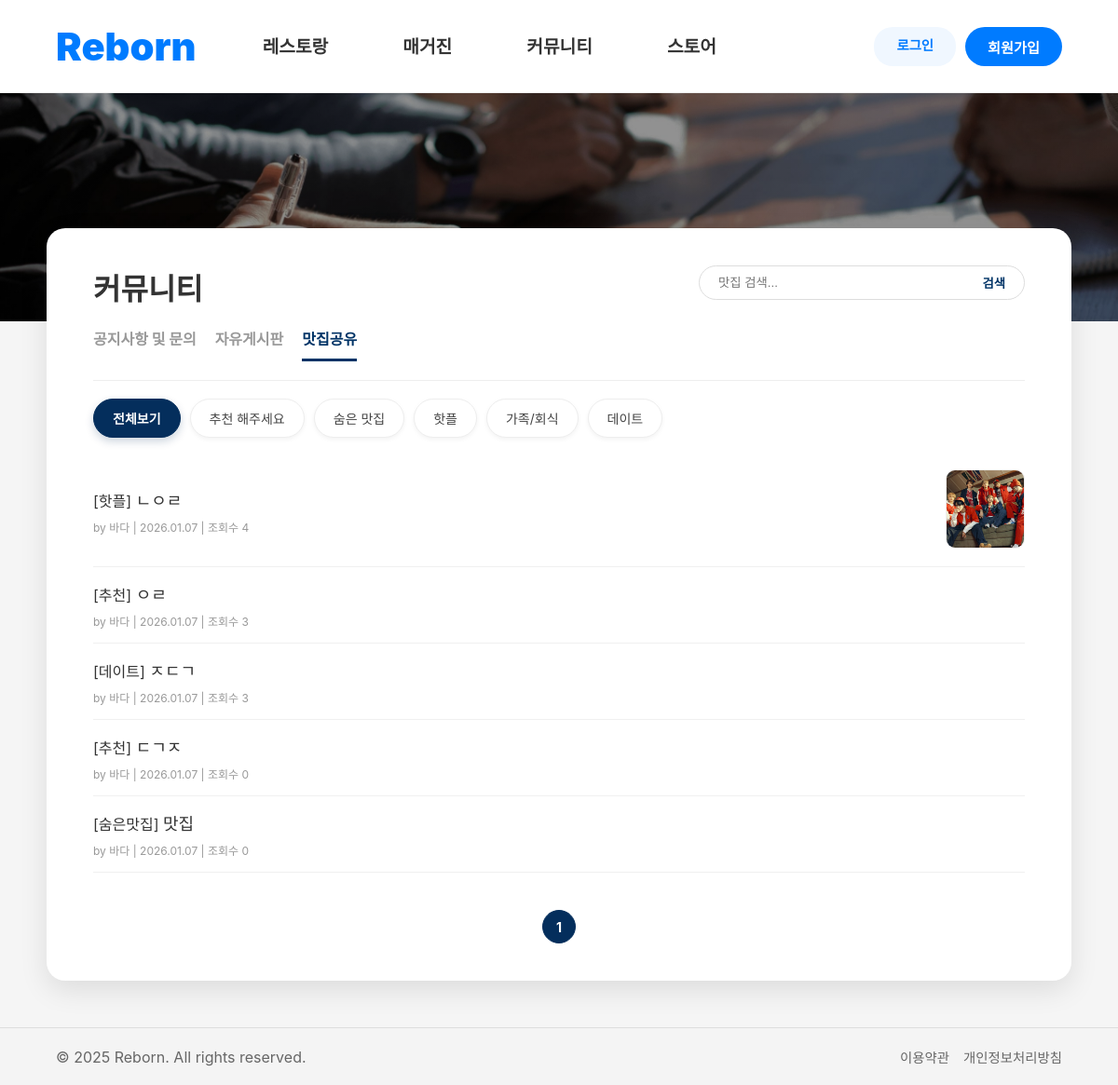
/board/map/, run on the app's committed database.
### board/models.py (models this page shows, shortened)
class Post(models.Model):
    title = models.CharField(max_length=200)
    content = models.TextField()
    author = models.CharField(max_length=50, default='익명')
    created_at = models.DateTimeField(auto_now_add=True)
    views = models.PositiveIntegerField(default=0)
    likes = models.PositiveIntegerField(default=0)
    category = models.CharField(max_length=20, default='general')
    topic = models.CharField(max_length=20, null=True, blank=True)

class PostImage(models.Model):
    post = models.ForeignKey(Post, on_delete=models.CASCADE, related_name='images')
    image = models.ImageField(upload_to='board/multi/', null=True, blank=True)

### board/views.py (the view)
# urls.py: path('map/', views.map, name='map'),
def map(request):
    all_posts = Post.objects.filter(category='map').order_by('-created_at')
    topic_list = Post.objects.filter(category='map').values_list('topic', flat=True).distinct()
    topic_filter = request.GET.get('topic', '')
    search_kw = request.GET.get('search', '')
    if topic_filter:
        all_posts = all_posts.filter(topic=topic_filter)
    if search_kw:
        all_posts = all_posts.filter(
            Q(title__icontains=search_kw) | Q(content__icontains=search_kw)
        ).distinct()
    paginator = Paginator(all_posts, 10)
    page_number = request.GET.get('page')
    page_obj = paginator.get_page(page_number)
    return render(request, 'board/map.html', {
        'posts': page_obj,
        'search_kw': search_kw,
        'current_topic': topic_filter,
        'topic_list': topic_list,
    })

### board/templates/board/map.html (shortened to what this page needs)
{% extends "base.html" %}
{% load static %} {% block css %}
<link rel='stylesheet' href="{% static 'css/map.css' %}">
{% endblock css %}
{% block body %}
<div class="board-wrapper">
    <div class="top-hero"></div>
    <div class="main-container">
        <div class="board-header">
            <div class="header-left">
                <h1 class="title"><strong></strong> 커뮤니티</h1>
                <nav class="tab-menu">
                    <a href="{% url 'board:noticelist' %}">공지사항 및 문의</a>
                    <a href="/board/blist/">자유게시판</a>
                    <a href="/board/map/" class="active">맛집공유</a>
                </nav>
            </div>
            <div class="header-right">
                <form action="{% url 'board:map' %}" method="GET" class="search-box">
                    <input type="text" name="search" value="{{ search_kw|default:'' }}" placeholder="맛집 검색...">
                    <button type="submit">검색</button>
                </form>
            </div>
        </div>
        <div class="filter-and-action">
            <div class="filter-buttons">
                <a href="{% url 'board:map' %}?topic=" class="btn {% if not current_topic %}active{% endif %}">전체보기</a>
                <a href="{% url 'board:map' %}?topic=free" class="btn {% if current_topic == 'free' %}active{% endif %}">추천 해주세요</a>
                <a href="{% url 'board:map' %}?topic=hidden_gem" class="btn {% if current_topic == 'hidden_gem' %}active{% endif %}">숨은 맛집</a>
                <a href="{% url 'board:map' %}?topic=report" class="btn {% if current_topic == 'report' %}active{% endif %}">핫플</a>
                <a href="{% url 'board:map' %}?topic=family" class="btn {% if current_topic == 'family' %}active{% endif %}">가족/회식 </a>
                <a href="{% url 'board:map' %}?topic=honey_tip" class="btn {% if current_topic == 'honey_tip' %}active{% endif %}">데이트</a>
            </div>
        </div>
        <div class="post-list">
            {% for post in posts %}
            <div class="post-item"> <div class="post-info">
                    <div class="post-content">
                        <span class="topic-tag">
                            {% if post.topic == 'free' %} [추천]
                            {% elif post.topic == 'hidden_gem' %} [숨은맛집]
                            {% elif post.topic == 'report' %} [핫플]
                            {% elif post.topic == 'family' %} [모임]
                            {% elif post.topic == 'honey_tip' %} [데이트]
                            {% endif %}
                        </span>
                        <a href="{% url 'board:bview' post.id %}" class="post-title">{{ post.title }}</a>
                    </div>
                    <div class="post-meta">
                        by {{ post.author }} | {{ post.created_at|date:"Y.m.d" }} | 조회수 {{ post.views }}
                    </div>
                </div>
                {% if post.images.all %}
                <div class="post-thumbnail">
                    <a href="{% url 'board:bview' post.id %}">
                        <img src="{{ post.images.all.0.image.url }}" alt="썸네일">
                    </a>
                </div>
                {% endif %}
            </div>
            {% empty %}
            <div class="no-post">등록된 게시글이 없습니다.</div>
            {% endfor %}
        </div>
        <div class="pagination">
            {% for num in posts.paginator.page_range %}
                <a href="?page={{ num }}{% if current_topic %}&topic={{ current_topic }}{% endif %}{% if search_kw %}&search={{ search_kw }}{% endif %}" class="num {% if posts.number == num %}active{% endif %}">{{ num }}</a>
            {% endfor %}
        </div>
    </div>
</div>
{% endblock body %}

### static/css/common.css (style rules this page uses)
* { margin: 0; padding: 0; box-sizing: border-box; }
body { font-family: 'Pretendard', sans-serif; display: flex; flex-direction: column; min-height: 100vh; }
a { text-decoration: none; color: inherit; }

### static/css/map.css (style rules this page uses)
body { margin: 0; padding: 0; background-color: #f5f5f5; font-family: 'Pretendard', -apple-system, sans-serif; color: #333; }
.top-hero { background-image: linear-gradient(rgba(0, 0, 0, 0.4), rgba(0, 0, 0, 0.4)), url('../images/common/back_community.jpg'); background-size: cover; background-position: center; background-repeat: no-repeat; height: 245px; width: 100%; }
.main-container { max-width: 1100px; margin: -100px auto 50px; background: #ffffff; border-radius: 20px; padding: 40px 50px; box-shadow: 0 10px 30px rgba(0,0,0,0.1); position: relative; z-index: 10; }
.board-header { display: flex; justify-content: space-between; border-bottom: 1px solid #eee; padding-bottom: 20px; }
.tab-menu { display: flex; gap: 20px; margin-top: 20px; }
.tab-menu a { text-decoration: none; color: #999; font-weight: bold; padding-bottom: 10px; }
.tab-menu a.active { color: #003366; border-bottom: 3px solid #003366; }
.filter-and-action { display: flex; justify-content: space-between; align-items: center; margin: 19px 0; }
.filter-buttons { display: flex; flex-wrap: wrap; gap: 10px; }
.filter-buttons .btn { padding: 10px 20px; border: 1px solid #eee; border-radius: 50px; text-decoration: none; color: #444; display: inline-flex; align-items: center; background-color: #fff; font-size: 14px; transition: all 0.2s; box-shadow: 0 2px 5px rgba(0,0,0,0.05); }
.filter-buttons .btn.active { background-color: #042e5c; color: white; border-color: #042e5c; font-weight: bold; box-shadow: 0 4px 10px rgba(4, 46, 92, 0.2); }
.search-box { border: 1px solid #ddd; border-radius: 30px; padding: 8px 20px; width: 350px; display: flex; }
.search-box input { border: none; flex: 1; outline: none; }
.search-box button { background: none; border: none; color: #003366; font-weight: bold; cursor: pointer; }
.post-item { padding: 15px 0; border-bottom: 1px solid #f0f0f0; display: flex; justify-content: space-between; align-items: center; }
.post-info { flex: 1; display: flex; flex-direction: column; }
.post-title { font-size: 18px; color: #333; text-decoration: none; font-weight: 500; transition: 0.2s; }
.post-meta { font-size: 12px; color: #999; margin-top: 8px; display: flex; align-items: center; gap: 8px; }
.post-thumbnail { margin-left: 20px; }
.post-thumbnail img { width: 85px; height: 85px; object-fit: cover; border-radius: 10px; border: 1px solid #eee; }
.pagination { margin-top: 40px; display: flex; justify-content: center; gap: 8px; }
.pagination a { text-decoration: none; color: #5f6368; width: 36px; height: 36px; display: flex; align-items: center; justify-content: center; border-radius: 50%; border: 1px solid #eee; font-size: 14px; }
.pagination a.active { background-color: #042e5c; color: white; font-weight: bold; border-color: #042e5c; }

### data on the page
Post: topic "[핫플]", title "ㄴㅇㄹ", author "바다", created_at "2026.01.07", views "4", images.all.0.image (picture)
Post: topic "[추천]", title "ㅇㄹ", author "바다", created_at "2026.01.07", views "3"
Post: topic "[데이트]", title "ㅈㄷㄱ", author "바다", created_at "2026.01.07", views "3"
Post: topic "[추천]", title "ㄷㄱㅈ", author "바다", created_at "2026.01.07", views "0"
Post: topic "[숨은맛집]", title "맛집", author "바다", created_at "2026.01.07", views "0"

### other printed values
{{ num }} "1"
